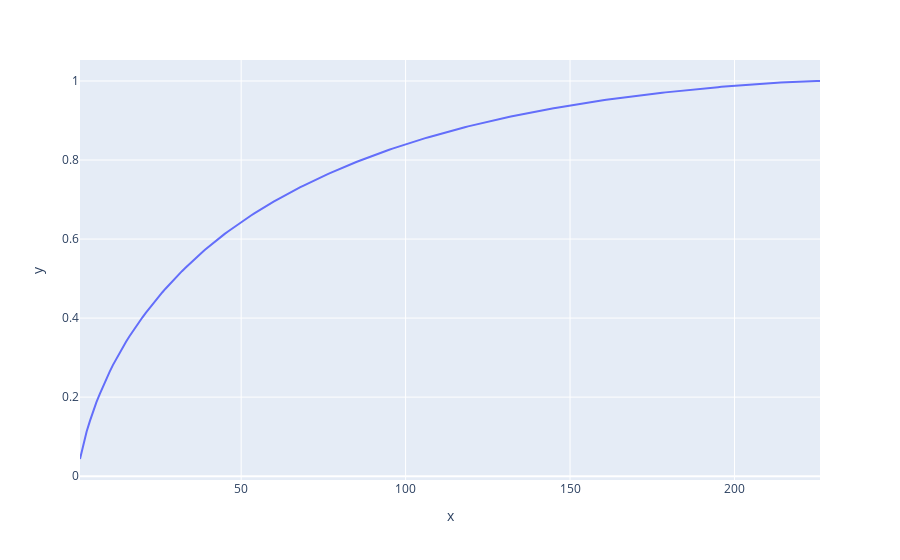

The notebook cell this image was saved under:
### Code cell
# Plot n_components vs explained_variance_ratio_ for PCA
pca_226 = PCA(n_components=226)
pca_226.fit(df_filtered['openai_caption_embeddings'].tolist())
fig = px.line(x=np.arange(1, 227), y=np.cumsum(pca_226.explained_variance_ratio_))
fig.show()

### Figure 1 — Plotly figure (JSON) as saved in the notebook; plotly's stock layout.template omitted (floating-point values rounded to 4 significant figures; data arrays with more than 128 entries replaced by an {"elided": "..."} marker saying what was removed)
{"data": [{"hovertemplate": "x=%{x}<br>y=%{y}<extra></extra>", "legendgroup": "", "line": {"color": "#636efa", "dash": "solid"}, "marker": {"symbol": "circle"}, "mode": "lines", "name": "", "orientation": "v", "showlegend": false, "type": "scatter", "x": {"elided": "226 int values"}, "xaxis": "x", "y": {"elided": "226 float values"}, "yaxis": "y"}], "layout": {"legend": {"tracegroupgap": 0}, "margin": {"t": 60}, "xaxis": {"anchor": "y", "domain": [0, 1], "title": {"text": "x"}}, "yaxis": {"anchor": "x", "domain": [0, 1], "title": {"text": "y"}}}}
